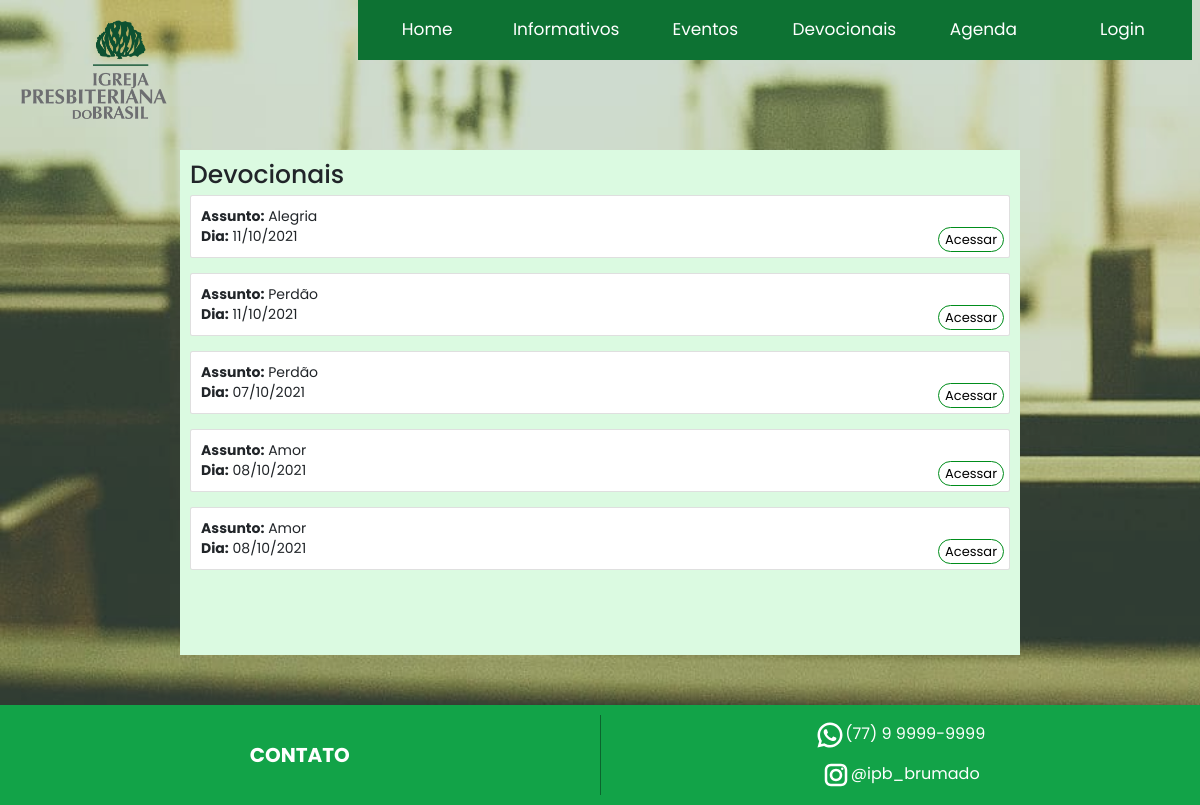
The page /devocionais on the database as committed earlier.
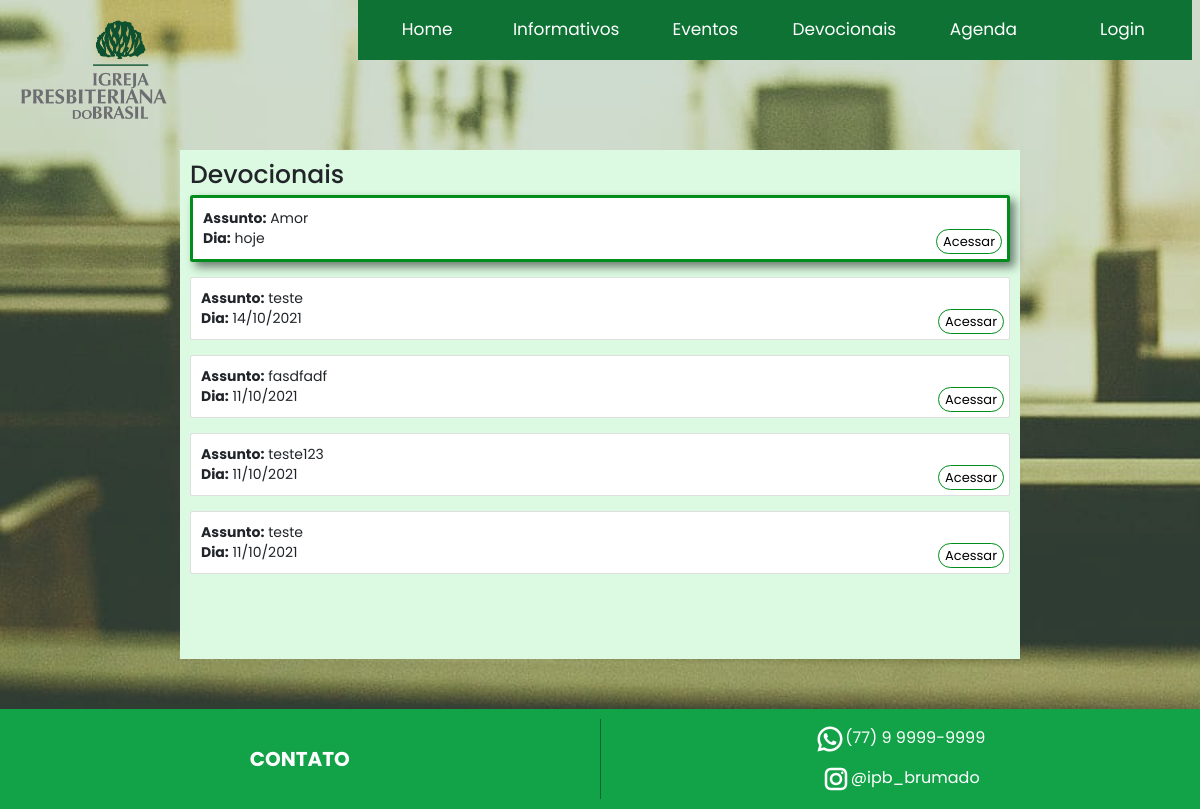
The same page on the database as committed later.
### tables this page shows
CREATE TABLE `devocionais` (
  `id` int(11) NOT NULL,
  `assunto` varchar(100) DEFAULT NULL,
  `descricao` text DEFAULT NULL,
  `data` date DEFAULT NULL,
  `arquivo` varchar(100) DEFAULT NULL
);

### index.php (called while the page is built, shortened)
<?php
$uri_parse = $_SERVER['REQUEST_URI'];
require_once 'rotas.php';

### controller/Devocional.php (called while the page is built, shortened)
<?php
class Devocional
{
    public static function buscarBD($id = null)
    {
        $pdo = ConectBD::conectar();
        if ($id) {
            $sql = 'SELECT * FROM devocionais WHERE id = :id';
            $stmt = $pdo->prepare($sql);
            $stmt->execute(array("id" => $id));
            return $stmt->fetch();
        } else {
            $sql = 'SELECT * FROM devocionais';
            $stmt = $pdo->prepare($sql);
            $stmt->execute();
            return $stmt->fetchAll();
        }
    }
}

### view/devocional/mostrar.php (the view, shortened to what this page needs)
<?php
$devocionais = Devocional::buscarBD();
$hoje = date('d/m/Y');
?>
<main class="main-container devocional">
    <h1>Devocionais</h1>
    <div class="grid">
        <div class="row-col-4">
            <?php foreach (array_reverse($devocionais) as $key => $devocional) {
                if($key < 5){
                    $data_devocional = date('d/m/Y', strtotime($devocional['data']));
            ?>
                <div class="card g-col-3 <?= ($hoje == $data_devocional) ? 'isHoje' : 'notHoje' ?>">
                    <div class="card-body">
                        <div class="card-assunto">
                            <p><b>Assunto:</b> <?= $devocional['assunto'] ?></p>
                        </div>
                        <p class="card-date"><b>Dia:</b> <?= ($hoje == $data_devocional) ? 'hoje' : $data_devocional ?></p>
                        <a href="/devocionais/detalhar?id=<?= $devocional['id'] ?>" class="botao">Acessar</a>
                    </div>
                </div>
            <?php }} ?>
        </div>
    </div>
    <div class="div-botao">
    </div>
</main>
<div class="controla-height"></div>

### view/includes/head.php (shortened to what this page needs)
<!DOCTYPE html>
<html lang="pt-br">
<head>
    <link href="https://cdn.jsdelivr.net/npm/bootstrap@5.1.1/dist/css/bootstrap.min.css" rel="stylesheet">
    <link rel="stylesheet" href="/public/css/style.css">
    <link rel="stylesheet" href="/public/css/style-login.css">
</head>
<body>
    <header>
        <div class="header-container">
            <img src="../public/img/ipb_logo.png" alt="Logo da IPB">
            <nav>
                <ul>
                    <li>
                        <a href="/">Home</a>
                    </li>
                    <li>
                        <a href="/informativos">Informativos</a>
                    </li>
                    <li class="dp-menu-pai" id="dp-menu-pai">
                        <a href="/eventos" class="link-drop">Eventos</a>
                    </li>
                    <li>
                        <a href="/devocionais">Devocionais</a>
                    </li>
                    <li>
                        <a href="/agenda">Agenda</a>
                    </li>
                    <li class="dp-menu-pai" id="dp-menu-pai">
                        <?php if (isset($_SESSION['logado'])) { ?>
                            <a href="#" class="link-drop"><?= ucfirst($_SESSION['nome_login']) ?></a>
                            <ul class="dp-menu-filho" id="dp-menu-filho">
                                <?php if ( in_array($_SESSION['cargo'], $permissoes->criar_devocional) ) { ?>
                                    <li><a href="/devocionais/criar" class="link-drop">Criar Devocional</a></li>
                                    <div class="line-div"></div>
                                    <li><a href="/usuario/cadastrar-cargo" class="link-drop">Cadastrar Cargo</a></li>
                                    <div class="line-div"></div>
                                    <li><a href="/usuario/listar" class="link-drop">Listar Usuários</a></li>
                                <?php } ?>
                                <div class="line-div"></div>
                                <li><a href="/usuario/sair" class="link-drop">Sair</a></li>
                            </ul>
                        <?php } else { ?>
                            <a href="/usuario/login">Login</a>
                        <?php } ?>
                    </li>
                </ul>
            </nav>
        </div>
    </header>

### rotas.php (shortened to what this page needs)
<?php
require_once 'view/includes/head.php';
switch($uri_parse)
{
    case '/devocionais':
        include_once 'view/devocional/mostrar.php';
        break;
}
require_once 'view/includes/footer.php';

### view/includes/footer.php (shortened to what this page needs)
<footer class="footer-container">
    <div class="nome-contato">
        <p>CONTATO</p>
    </div>
    <div class="icones">
        <div class="whatsapp"><img src="/public/img/icons/icone_whatsapp.svg" alt="">(77) 9 9999-9999</div>
        <div class="instagram"><img src="/public/img/icons/icone_instagram.svg" alt="">@ipb_brumado</div>
    </div>
</footer>
</body>
</html>

### public/css/style.css (style rules this page uses)
* { font-family: 'Poppins'; padding: 0; }
html { font-size: 62.5%; }
body { position: relative; width: 100vw; overflow-x: hidden; background-color: #12813b9c; min-height: 100vh; }
.controla-height { height: 150px; }
.header-container { display: flex; justify-content: space-between; align-items: top; height: 150px; margin-right: 8px; }
.header-container > img { height: 100px; margin: 20px; }
.header-container nav { height: 60px; width: 70%; background-color: #0D7233; position: relative; z-index: 20; }
.header-container ul { margin: 0; padding: 0; width: 100%; height: 100%; display: flex; justify-content: space-around; }
.header-container ul li { position: relative; list-style: none; display: flex; align-items: center; justify-content: center; flex: 1; }
.header-container ul li a { z-index: 10; color: white; text-decoration: none; font-size: 1.7rem; width: 100%; height: 100%; display: flex; justify-content: center; align-items: center; transition: .3s all ease; }
.header-container .dp-menu-pai { position: relative; z-index: 5; }
.main-container { width: max(70%, 700px); margin: 0 auto; position: relative; padding: 10px; }
.main-container .div-botao { position: relative; width: 100%; height: 60px; }
.main-container .botao { position: absolute; bottom: 5px; right: 5px; padding: 2px 6px; border: 1px solid #008D1B; border-radius: 20px; color: black; text-decoration: none; font-size: 1.3rem; transition: .3s all ease; }
.main-container.devocional { position: relative; background-color: #DBFAE1; min-height: 300px; }
.main-container.devocional .card { margin-bottom: 15px; }
.main-container.devocional .card.isHoje { border: 3px solid #008D1B; box-shadow: 5px 5px 10px rgba(0, 0, 0, 0.5); }
.main-container.devocional .card .card-body .card-assunto { font-size: 1.4rem; padding-bottom: 10px; }
.main-container.devocional .card .card-body .card-date { position: absolute; bottom: 0; left: 10px; font-size: 1.4rem; }
.footer-container { --height-footer: 100px; width: 100%; height: var(--height-footer); background-color: #12A348; position: absolute; bottom: 0; display: flex; justify-content: space-around; align-items: center; }
.footer-container > div { flex: 1; }
.footer-container p { color: white; font-weight: bold; font-size: 2rem; text-align: center; margin: 0; }
.footer-container .icones { display: flex; flex-direction: column; align-items: center; border-left: 1px solid rgba(0, 0, 0, 0.377); }
.footer-container .icones div { margin: 5px 0; color: white; font-size: 1.6rem; }
.footer-container .icones img { width: 30px; }

Rows that differ between the two databases and show on the page:
no longer on this page (row unchanged): devocionais: assunto "Alegria", data "11/10/2021"
no longer on this page (row unchanged): devocionais: assunto "Perdão", data "11/10/2021"
no longer on this page (row unchanged): devocionais: assunto "Perdão", data "07/10/2021"
no longer on this page (row unchanged): devocionais: assunto "Amor", data "08/10/2021"
no longer on this page (row unchanged): devocionais: assunto "Amor", data "08/10/2021"
added devocionais: assunto "Amor", data "hoje"
added devocionais: assunto "teste", data "14/10/2021"
added devocionais: assunto "fasdfadf", data "11/10/2021"
added devocionais: assunto "teste123", data "11/10/2021"
added devocionais: assunto "teste", data "11/10/2021"
